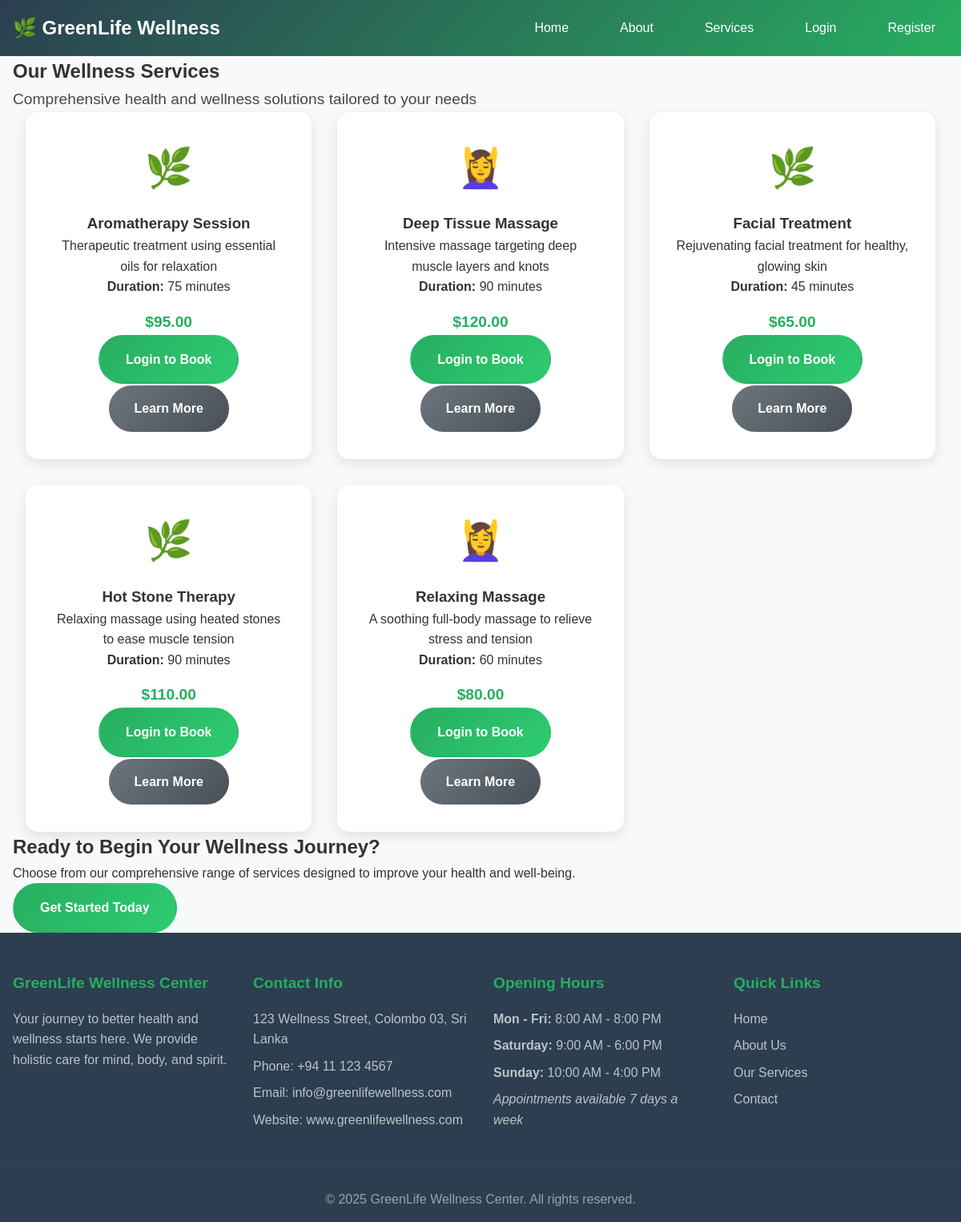
Screenshot of /pages/services.php with the database file from the repository.
### tables this page shows
CREATE TABLE IF NOT EXISTS services (
    id INT AUTO_INCREMENT PRIMARY KEY,
    name VARCHAR(100) NOT NULL,
    description TEXT,
    duration INT NOT NULL,
    price DECIMAL(10,2) NOT NULL,
    created_at TIMESTAMP DEFAULT CURRENT_TIMESTAMP,
    updated_at TIMESTAMP DEFAULT CURRENT_TIMESTAMP ON UPDATE CURRENT_TIMESTAMP
);

### includes/functions.php (called while the page is built, shortened)
<?php
if (!function_exists('sanitizeInput')) {
function isLoggedIn() {
    return isset($_SESSION['user_id']);
}
}
?>

### pages/services.php (the view, shortened to what this page needs)
<?php
include '../includes/header.php';
try {
    $stmt = $pdo->query("SELECT * FROM services ORDER BY name");
    $services = $stmt->fetchAll(PDO::FETCH_ASSOC);
} catch (PDOException $e) {
    $services = [];
    $error_message = "Unable to load services at this time.";
}
?>
<main>
    <section class="services-hero">
        <div class="container">
            <h1>Our Wellness Services</h1>
            <p class="hero-subtitle">Comprehensive health and wellness solutions tailored to your needs</p>
        </div>
    </section>
    <section class="services-section">
        <div class="container">
            <div class="services-grid">
                <?php if (!empty($services)): ?>
                    <?php foreach ($services as $service): ?>
                        <div class="service-card">
                            <div class="service-icon">
                                <?php
                                $service_name = strtolower($service['name']);
                                if (strpos($service_name, 'massage') !== false) {
                                    echo '💆‍♀️';
                                } elseif (strpos($service_name, 'yoga') !== false) {
                                    echo '🧘‍♀️';
                                } elseif (strpos($service_name, 'nutrition') !== false) {
                                    echo '🥗';
                                } elseif (strpos($service_name, 'physio') !== false) {
                                    echo '🏃‍♂️';
                                } else {
                                    echo '🌿';
                                }
                                ?>
                            </div>
                            <h3><?php echo htmlspecialchars($service['name']); ?></h3>
                            <p class="service-description">
                                <?php echo htmlspecialchars($service['description']); ?>
                            </p>
                            <div class="service-details">
                                <div class="service-duration">
                                    <strong>Duration:</strong> <?php echo htmlspecialchars($service['duration']); ?> minutes
                                </div>
                                <div class="service-price">
                                    $<?php echo number_format($service['price'], 2); ?>
                                </div>
                            </div>
                            <div class="service-actions">
                                <?php if (isLoggedIn()): ?>
                                    <a href="appointments.php?service_id=<?php echo $service['id']; ?>" class="btn btn-primary">Book Now</a>
                                <?php else: ?>
                                    <a href="login.php" class="btn btn-primary">Login to Book</a>
                                <?php endif; ?>
                                <a href="service-details.php?id=<?php echo $service['id']; ?>" class="btn btn-secondary">Learn More</a>
                            </div>
                        </div>
                    <?php endforeach; ?>
                <?php endif; ?>
            </div>
        </div>
    </section>
    <section class="services-cta">
        <div class="container">
            <div class="cta-content">
                <h2>Ready to Begin Your Wellness Journey?</h2>
                <p>Choose from our comprehensive range of services designed to improve your health and well-being.</p>
                <?php if (isLoggedIn()): ?>
                    <a href="appointments.php" class="btn btn-primary">Book Your Appointment</a>
                <?php else: ?>
                    <a href="register.php" class="btn btn-primary">Get Started Today</a>
                <?php endif; ?>
            </div>
        </div>
    </section>
</main>
<?php include '../includes/footer.php'; ?>

### includes/header.php (shortened to what this page needs)
<!DOCTYPE html>
<html lang="en">
<head>
    <link rel="stylesheet" href="../assets/css/style.css">
</head>
<body>
    <header class="main-header">
        <nav class="navbar">
            <div class="nav-container">
                <a href="../index.php" class="nav-logo">🌿 GreenLife Wellness</a>
                <ul class="nav-menu">
                    <li class="nav-item">
                        <a href="../index.php" class="nav-link">Home</a>
                    </li>
                    <li class="nav-item">
                        <a href="about.php" class="nav-link">About</a>
                    </li>
                    <li class="nav-item">
                        <a href="services.php" class="nav-link">Services</a>
                    </li>
                    <?php if (isLoggedIn()): ?>
                        <li class="nav-item">
                            <a href="appointments.php" class="nav-link">Appointments</a>
                        </li>
                        <li class="nav-item">
                            <a href="profile.php" class="nav-link">Profile</a>
                        </li>
                        <li class="nav-item">
                            <a href="logout.php" class="nav-link">Logout</a>
                        </li>
                    <?php else: ?>
                        <li class="nav-item">
                            <a href="login.php" class="nav-link">Login</a>
                        </li>
                        <li class="nav-item">
                            <a href="register.php" class="nav-link">Register</a>
                        </li>
                    <?php endif; ?>
                </ul>
            </div>
        </nav>
    </header>
</body>
</html>

### includes/footer.php
    <footer class="main-footer">
        <div class="footer-container">
            <div class="footer-section">
                <h3>GreenLife Wellness Center</h3>
                <p>Your journey to better health and wellness starts here. We provide holistic care for mind, body, and spirit.</p>
            </div>
            <div class="footer-section">
                <h3>Contact Info</h3>
                <p>123 Wellness Street, Colombo 03, Sri Lanka</p>
                <p>Phone: +94 11 123 4567</p>
                <p>Email: info@greenlifewellness.com</p>
                <p>Website: www.greenlifewellness.com</p>
            </div>
            <div class="footer-section">
                <h3>Opening Hours</h3>
                <p><strong>Mon - Fri:</strong> 8:00 AM - 8:00 PM</p>
                <p><strong>Saturday:</strong> 9:00 AM - 6:00 PM</p>
                <p><strong>Sunday:</strong> 10:00 AM - 4:00 PM</p>
                <p><em>Appointments available 7 days a week</em></p>
            </div>
            <div class="footer-section">
                <h3>Quick Links</h3>
                <p><a href="../index.php">Home</a></p>
                <p><a href="about.php">About Us</a></p>
                <p><a href="services.php">Our Services</a></p>
                <p><a href="contact.php">Contact</a></p>
            </div>
        </div>
        <div class="footer-bottom">
            <p>&copy; 2025 GreenLife Wellness Center. All rights reserved.</p>
        </div>
    </footer>
</body>
</html>

### assets/css/style.css (style rules this page uses)
* { margin: 0; padding: 0; box-sizing: border-box; }
html, body { height: 100%; font-family: 'Arial', sans-serif; line-height: 1.6; color: #333; background-color: #f8f9fa; }
body { display: flex; flex-direction: column; min-height: 100vh; }
.main-header { background: linear-gradient(135deg, #2c3e50, #27ae60); color: white; padding: 1rem 0; position: sticky; top: 0; z-index: 1000; order: 1; }
.nav-container { max-width: 1200px; margin: 0 auto; padding: 0 1rem; display: flex; justify-content: space-between; align-items: center; }
.nav-logo { font-size: 1.5rem; font-weight: bold; color: white; text-decoration: none; }
.nav-menu { display: flex; list-style: none; gap: 2rem; }
.nav-link { color: white; text-decoration: none; transition: color 0.3s; padding: 0.5rem 1rem; }
main { flex: 1; order: 2; }
.main-footer { background: #2c3e50; color: white; padding: 3rem 0 1rem; margin-top: auto; order: 3; }
.footer-container { max-width: 1200px; margin: 0 auto; padding: 0 1rem; display: grid; grid-template-columns: repeat(auto-fit, minmax(250px, 1fr)); gap: 2rem; }
.footer-section h3 { margin-bottom: 1rem; color: #27ae60; font-size: 1.2rem; }
.footer-section p { margin-bottom: 0.5rem; color: #bdc3c7; line-height: 1.6; }
.footer-section a { color: #bdc3c7; text-decoration: none; transition: color 0.3s; }
.footer-bottom { text-align: center; padding-top: 2rem; border-top: 1px solid #34495e; margin-top: 2rem; color: #95a5a6; }
html, body { height: 100%; }
body { font-family: 'Arial', sans-serif; line-height: 1.6; color: #333; background-color: #f8f9fa; display: flex; flex-direction: column; min-height: 100vh; }
.main-header { background: linear-gradient(135deg, #2c3e50, #27ae60); color: white; padding: 1rem 0; position: relative; z-index: 1000; }
main { flex: 1; }
.container { max-width: 1200px; margin: 0 auto; padding: 0 1rem; }
.btn { display: inline-block; padding: 1rem 2rem; text-decoration: none; border-radius: 50px; font-weight: bold; transition: all 0.3s ease; border: 2px solid transparent; }
.btn-primary { background: linear-gradient(135deg, #27ae60, #2ecc71); color: white; }
.btn-secondary { background: transparent; color: white; border: 2px solid white; }
.features-grid, .services-grid { display: grid; grid-template-columns: repeat(auto-fit, minmax(280px, 1fr)); gap: 2rem; padding: 0 1rem; }
.feature-card, .service-card { background: white; padding: 2rem; border-radius: 15px; box-shadow: 0 5px 15px rgba(0,0,0,0.1); text-align: center; transition: transform 0.3s, box-shadow 0.3s; }
.feature-icon, .service-icon { font-size: 3rem; margin-bottom: 1rem; }
.service-price { font-size: 1.2rem; font-weight: bold; color: #27ae60; margin-top: 1rem; }
.main-footer { background: #2c3e50; color: white; padding: 3rem 0 1rem; margin-top: auto; }
.footer-section p { margin-bottom: 0.5rem; color: #bdc3c7; }
.hero-subtitle { font-size: 1.2rem; opacity: 0.9; }
.btn-secondary { background: linear-gradient(135deg, #6c757d, #495057); color: white; }

### rows the page displays
services: name "Aromatherapy Session", description "Therapeutic treatment using essential oils for relaxation", duration "75", price "95.00"
services: name "Deep Tissue Massage", description "Intensive massage targeting deep muscle layers and knots", duration "90", price "120.00"
services: name "Facial Treatment", description "Rejuvenating facial treatment for healthy, glowing skin", duration "45", price "65.00"
services: name "Hot Stone Therapy", description "Relaxing massage using heated stones to ease muscle tension", duration "90", price "110.00"
services: name "Relaxing Massage", description "A soothing full-body massage to relieve stress and tension", duration "60", price "80.00"
